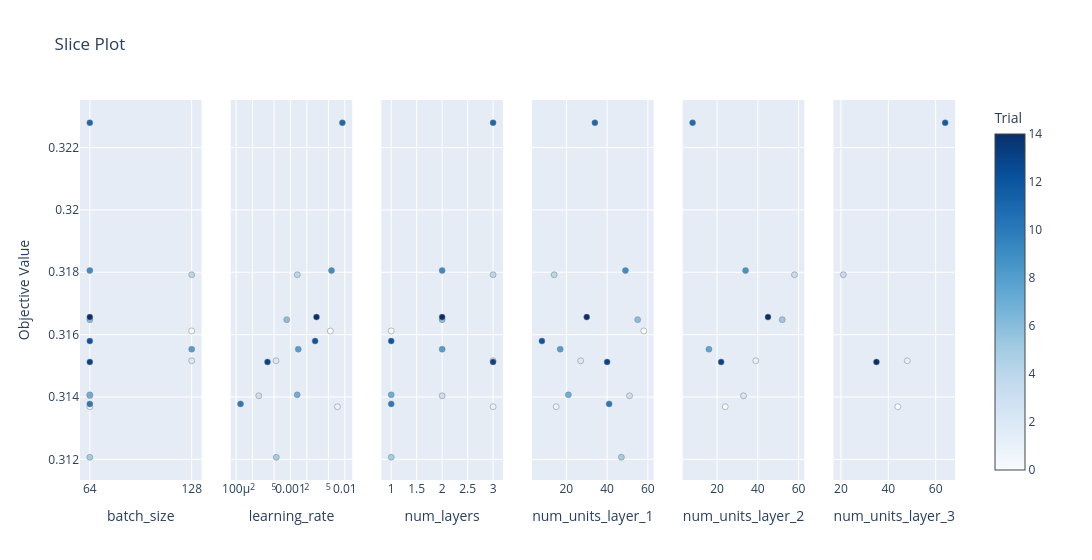

Notebook code cell kept with this figure:
### Code cell
# visualizing Optuna results
import plotly 
optuna.visualization.plot_optimization_history(study)
optuna.visualization.plot_param_importances(study)
optuna.visualization.plot_slice(study)

### Figure 1 — Plotly figure (JSON) as saved in the notebook; plotly's stock layout.template omitted (floating-point values rounded to 4 significant figures)
{"data": [{"marker": {"color": [0, 1, 2, 3, 4, 5, 6, 7, 8, 9, 10, 11, 12, 13, 14], "colorbar": {"title": {"text": "Trial"}, "x": 1, "xpad": 40}, "colorscale": [[0, "rgb(247,251,255)"], [0.125, "rgb(222,235,247)"], [0.25, "rgb(198,219,239)"], [0.375, "rgb(158,202,225)"], [0.5, "rgb(107,174,214)"], [0.625, "rgb(66,146,198)"], [0.75, "rgb(33,113,181)"], [0.875, "rgb(8,81,156)"], [1, "rgb(8,48,107)"]], "line": {"color": "Grey", "width": 0.5}, "showscale": true}, "mode": "markers", "name": "Feasible Trial", "showlegend": false, "type": "scatter", "x": [128, 64, 128, 64, 128, 64, 64, 64, 128, 64, 64, 64, 64, 64, 64], "xaxis": "x", "y": [0.3161, 0.3137, 0.3152, 0.314, 0.3179, 0.3121, 0.3165, 0.3141, 0.3155, 0.3181, 0.3138, 0.3228, 0.3158, 0.3151, 0.3166], "yaxis": "y"}, {"marker": {"color": [0, 1, 2, 3, 4, 5, 6, 7, 8, 9, 10, 11, 12, 13, 14], "colorbar": {"title": {"text": "Trial"}, "x": 1, "xpad": 40}, "colorscale": [[0, "rgb(247,251,255)"], [0.125, "rgb(222,235,247)"], [0.25, "rgb(198,219,239)"], [0.375, "rgb(158,202,225)"], [0.5, "rgb(107,174,214)"], [0.625, "rgb(66,146,198)"], [0.75, "rgb(33,113,181)"], [0.875, "rgb(8,81,156)"], [1, "rgb(8,48,107)"]], "line": {"color": "Grey", "width": 0.5}, "showscale": false}, "mode": "markers", "name": "Feasible Trial", "showlegend": false, "type": "scatter", "x": [0.005418, 0.007316, 0.0005433, 0.0002617, 0.001336, 0.000549, 0.0008533, 0.00133, 0.001392, 0.005697, 0.0001206, 0.009033, 0.002844, 0.000378, 0.003015], "xaxis": "x2", "y": [0.3161, 0.3137, 0.3152, 0.314, 0.3179, 0.3121, 0.3165, 0.3141, 0.3155, 0.3181, 0.3138, 0.3228, 0.3158, 0.3151, 0.3166], "yaxis": "y2"}, {"marker": {"color": [0, 1, 2, 3, 4, 5, 6, 7, 8, 9, 10, 11, 12, 13, 14], "colorbar": {"title": {"text": "Trial"}, "x": 1, "xpad": 40}, "colorscale": [[0, "rgb(247,251,255)"], [0.125, "rgb(222,235,247)"], [0.25, "rgb(198,219,239)"], [0.375, "rgb(158,202,225)"], [0.5, "rgb(107,174,214)"], [0.625, "rgb(66,146,198)"], [0.75, "rgb(33,113,181)"], [0.875, "rgb(8,81,156)"], [1, "rgb(8,48,107)"]], "line": {"color": "Grey", "width": 0.5}, "showscale": false}, "mode": "markers", "name": "Feasible Trial", "showlegend": false, "type": "scatter", "x": [1, 3, 3, 2, 3, 1, 2, 1, 2, 2, 1, 3, 1, 3, 2], "xaxis": "x3", "y": [0.3161, 0.3137, 0.3152, 0.314, 0.3179, 0.3121, 0.3165, 0.3141, 0.3155, 0.3181, 0.3138, 0.3228, 0.3158, 0.3151, 0.3166], "yaxis": "y3"}, {"marker": {"color": [0, 1, 2, 3, 4, 5, 6, 7, 8, 9, 10, 11, 12, 13, 14], "colorbar": {"title": {"text": "Trial"}, "x": 1, "xpad": 40}, "colorscale": [[0, "rgb(247,251,255)"], [0.125, "rgb(222,235,247)"], [0.25, "rgb(198,219,239)"], [0.375, "rgb(158,202,225)"], [0.5, "rgb(107,174,214)"], [0.625, "rgb(66,146,198)"], [0.75, "rgb(33,113,181)"], [0.875, "rgb(8,81,156)"], [1, "rgb(8,48,107)"]], "line": {"color": "Grey", "width": 0.5}, "showscale": false}, "mode": "markers", "name": "Feasible Trial", "showlegend": false, "type": "scatter", "x": [58, 15, 27, 51, 14, 47, 55, 21, 17, 49, 41, 34, 8, 40, 30], "xaxis": "x4", "y": [0.3161, 0.3137, 0.3152, 0.314, 0.3179, 0.3121, 0.3165, 0.3141, 0.3155, 0.3181, 0.3138, 0.3228, 0.3158, 0.3151, 0.3166], "yaxis": "y4"}, {"marker": {"color": [1, 2, 3, 4, 6, 8, 9, 11, 13, 14], "colorbar": {"title": {"text": "Trial"}, "x": 1, "xpad": 40}, "colorscale": [[0, "rgb(247,251,255)"], [0.125, "rgb(222,235,247)"], [0.25, "rgb(198,219,239)"], [0.375, "rgb(158,202,225)"], [0.5, "rgb(107,174,214)"], [0.625, "rgb(66,146,198)"], [0.75, "rgb(33,113,181)"], [0.875, "rgb(8,81,156)"], [1, "rgb(8,48,107)"]], "line": {"color": "Grey", "width": 0.5}, "showscale": false}, "mode": "markers", "name": "Feasible Trial", "showlegend": false, "type": "scatter", "x": [24, 39, 33, 58, 52, 16, 34, 8, 22, 45], "xaxis": "x5", "y": [0.3137, 0.3152, 0.314, 0.3179, 0.3165, 0.3155, 0.3181, 0.3228, 0.3151, 0.3166], "yaxis": "y5"}, {"marker": {"color": [1, 2, 4, 11, 13], "colorbar": {"title": {"text": "Trial"}, "x": 1, "xpad": 40}, "colorscale": [[0, "rgb(247,251,255)"], [0.125, "rgb(222,235,247)"], [0.25, "rgb(198,219,239)"], [0.375, "rgb(158,202,225)"], [0.5, "rgb(107,174,214)"], [0.625, "rgb(66,146,198)"], [0.75, "rgb(33,113,181)"], [0.875, "rgb(8,81,156)"], [1, "rgb(8,48,107)"]], "line": {"color": "Grey", "width": 0.5}, "showscale": false}, "mode": "markers", "name": "Feasible Trial", "showlegend": false, "type": "scatter", "x": [44, 48, 21, 64, 35], "xaxis": "x6", "y": [0.3137, 0.3152, 0.3179, 0.3228, 0.3151], "yaxis": "y6"}], "layout": {"title": {"text": "Slice Plot"}, "width": 1800, "xaxis": {"anchor": "y", "categoryarray": [64, 128], "categoryorder": "array", "domain": [0, 0.1389], "title": {"text": "batch_size"}, "type": "category"}, "xaxis2": {"anchor": "y2", "domain": [0.1722, 0.3111], "title": {"text": "learning_rate"}, "type": "log"}, "xaxis3": {"anchor": "y3", "domain": [0.3444, 0.4833], "title": {"text": "num_layers"}}, "xaxis4": {"anchor": "y4", "domain": [0.5167, 0.6556], "title": {"text": "num_units_layer_1"}}, "xaxis5": {"anchor": "y5", "domain": [0.6889, 0.8278], "title": {"text": "num_units_layer_2"}}, "xaxis6": {"anchor": "y6", "domain": [0.8611, 1], "title": {"text": "num_units_layer_3"}}, "yaxis": {"anchor": "x", "domain": [0, 1], "title": {"text": "Objective Value"}}, "yaxis2": {"anchor": "x2", "domain": [0, 1], "matches": "y", "showticklabels": false}, "yaxis3": {"anchor": "x3", "domain": [0, 1], "matches": "y", "showticklabels": false}, "yaxis4": {"anchor": "x4", "domain": [0, 1], "matches": "y", "showticklabels": false}, "yaxis5": {"anchor": "x5", "domain": [0, 1], "matches": "y", "showticklabels": false}, "yaxis6": {"anchor": "x6", "domain": [0, 1], "matches": "y", "showticklabels": false}}}
